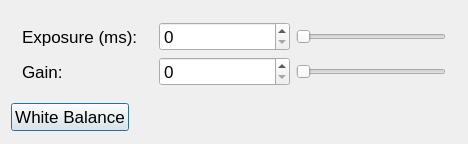
<?xml version="1.0" encoding="UTF-8"?>
<ui version="4.0">
 <class>ParameterDialogClass</class>
 <widget class="QDialog" name="ParameterDialogClass">
  <property name="geometry">
   <rect>
    <x>0</x>
    <y>0</y>
    <width>468</width>
    <height>144</height>
   </rect>
  </property>
  <property name="font">
   <font>
    <family>Microsoft YaHei UI</family>
    <pointsize>13</pointsize>
   </font>
  </property>
  <property name="windowTitle">
   <string>ParameterDialog</string>
  </property>
  <layout class="QVBoxLayout" name="verticalLayout">
   <item>
    <widget class="QWidget" name="widget" native="true">
     <layout class="QGridLayout" name="gridLayout">
      <item row="0" column="0">
       <widget class="QLabel" name="label">
        <property name="text">
         <string>Exposure (ms):</string>
        </property>
       </widget>
      </item>
      <item row="0" column="1">
       <widget class="QSpinBox" name="sbExposure">
        <property name="sizePolicy">
         <sizepolicy hsizetype="Minimum" vsizetype="Fixed">
          <horstretch>0</horstretch>
          <verstretch>0</verstretch>
         </sizepolicy>
        </property>
       </widget>
      </item>
      <item row="0" column="2">
       <widget class="QSlider" name="sliderExposure">
        <property name="sizePolicy">
         <sizepolicy hsizetype="Maximum" vsizetype="Fixed">
          <horstretch>0</horstretch>
          <verstretch>0</verstretch>
         </sizepolicy>
        </property>
        <property name="minimumSize">
         <size>
          <width>150</width>
          <height>0</height>
         </size>
        </property>
        <property name="orientation">
         <enum>Qt::Horizontal</enum>
        </property>
       </widget>
      </item>
      <item row="1" column="0">
       <widget class="QLabel" name="label_2">
        <property name="text">
         <string>Gain:</string>
        </property>
       </widget>
      </item>
      <item row="1" column="1">
       <widget class="QSpinBox" name="sbGain">
        <property name="sizePolicy">
         <sizepolicy hsizetype="Minimum" vsizetype="Fixed">
          <horstretch>0</horstretch>
          <verstretch>0</verstretch>
         </sizepolicy>
        </property>
       </widget>
      </item>
      <item row="1" column="2">
       <widget class="QSlider" name="sliderGain">
        <property name="sizePolicy">
         <sizepolicy hsizetype="Maximum" vsizetype="Fixed">
          <horstretch>0</horstretch>
          <verstretch>0</verstretch>
         </sizepolicy>
        </property>
        <property name="minimumSize">
         <size>
          <width>150</width>
          <height>0</height>
         </size>
        </property>
        <property name="orientation">
         <enum>Qt::Horizontal</enum>
        </property>
       </widget>
      </item>
     </layout>
    </widget>
   </item>
   <item>
    <layout class="QHBoxLayout" name="horizontalLayout_3">
     <item>
      <widget class="QPushButton" name="btnWhiteBalance">
       <property name="text">
        <string>White Balance</string>
       </property>
      </widget>
     </item>
     <item>
      <spacer name="horizontalSpacer">
       <property name="orientation">
        <enum>Qt::Horizontal</enum>
       </property>
       <property name="sizeHint" stdset="0">
        <size>
         <width>40</width>
         <height>20</height>
        </size>
       </property>
      </spacer>
     </item>
    </layout>
   </item>
   <item>
    <spacer name="verticalSpacer">
     <property name="orientation">
      <enum>Qt::Vertical</enum>
     </property>
     <property name="sizeHint" stdset="0">
      <size>
       <width>238</width>
       <height>142</height>
      </size>
     </property>
    </spacer>
   </item>
  </layout>
 </widget>
 <layoutdefault spacing="6" margin="11"/>
 <resources/>
 <connections/>
</ui>
